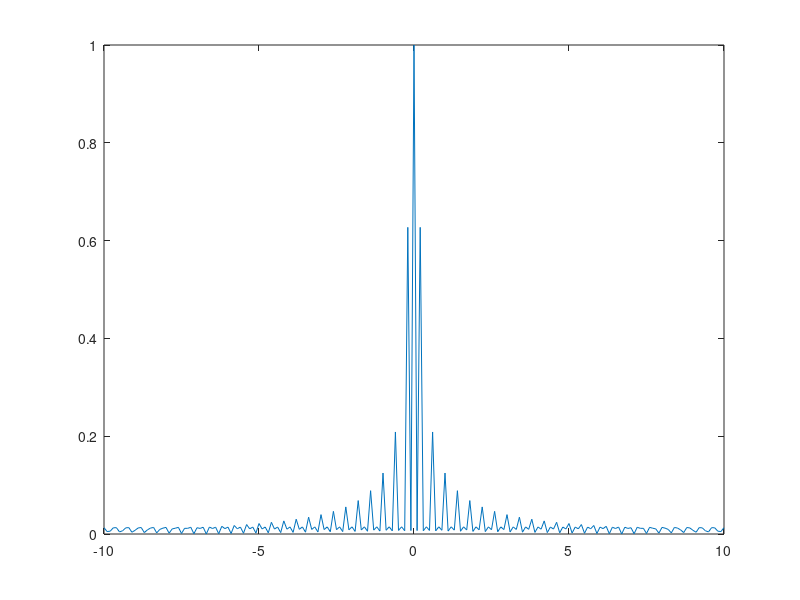

MATLAB code for this plot:
a = input('Enter the width of the slit\n') ;
b = input('Enter the separation\n') ;

it = 1 ;
for y = -10:0.1:-(a+b/2+0.1)
    f(it) = 0 ;
    it = it + 1 ;
end

for y = -(a+b/2):0.1:(-b/2)
    f(it) = 1 ;
    it = it +1 ;
end

for y = -(b/2-0.1):0.1:(b/2-0.1)
    f(it) = 0 ;
    it = it + 1 ;
end

for y = b/2:0.1:b/2+a
   f(it) = 1 ;
   it = it + 1 ;
end

for y = (b/2+a+0.1):0.1:10
    f(it) = 0 ;
    it = it + 1 ;
end

y_f = fft(f) ;
absy_f = abs(fftshift(y_f)) ;
norm_f = absy_f/max(absy_f) ;
u = -10:0.1:10 ;

plot (u , norm_f) ;
